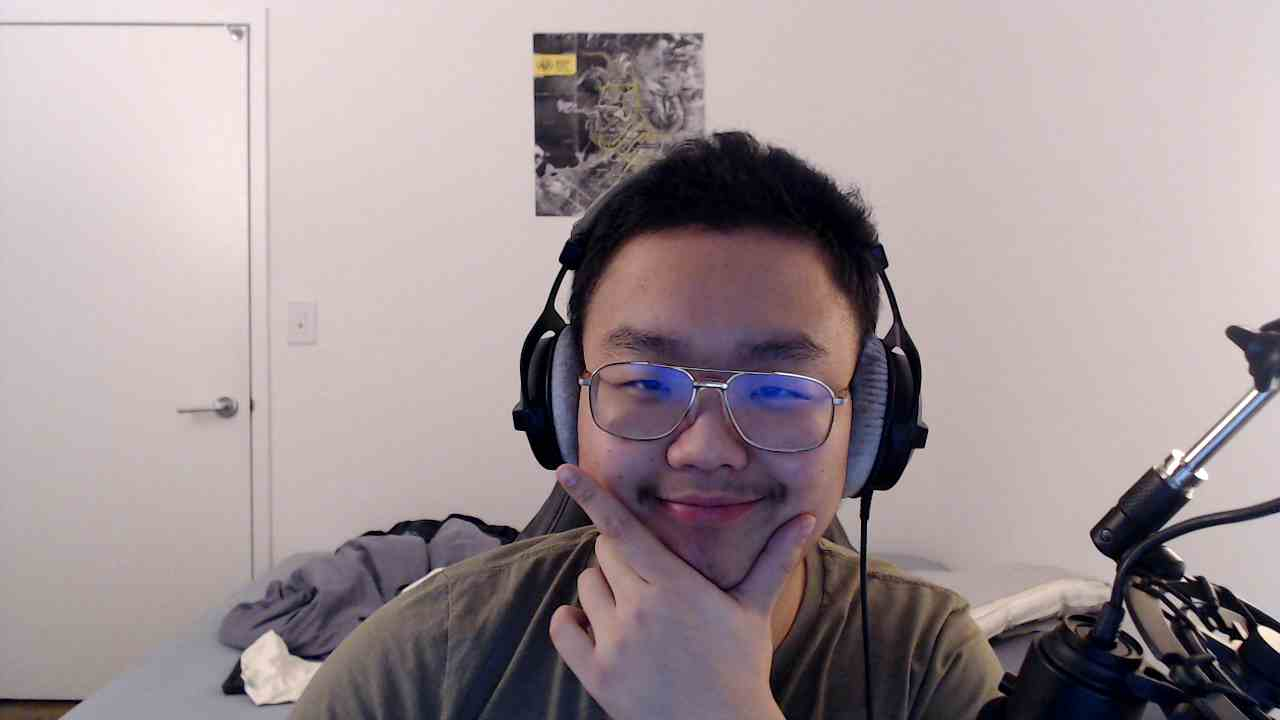
#> input picture chuwei0.jpg, 1280 x 720 px
$ python 4.basicimageoperation.py
#> lines starting #> are read from the running program, lines starting #| are printed output that depends on the picture; after the words box and inside, x2 and y2 are one past the last pixel; in counts of white or black regions, pixels touching at a corner belong together
import numpy as np
import cv2

img = cv2.imread('chuwei0.jpg', cv2.IMREAD_COLOR)
#> img is the input picture: shape (720, 1280, 3); mean B, G, R 150.1, 147.7, 161

# reference a pixel
px = img[55,55]
#> px = [226, 223, 232]

# print color of the pixel
print(px)
#| [226 223 232]

# change color of pixel
img[55,55] = [255,255,255]
#> img: shape (720, 1280, 3); under 0.01% of pixels changed, all inside (x1, y1, x2, y2) = (55, 55, 56, 56)
print(px)
#| [255 255 255]

# region of image (subimage of image)
roi = img[20:50, 20:50]
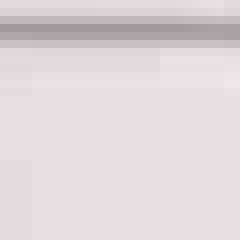
#> roi: shape (30, 30, 3) (shown 8 times larger); mean B, G, R 218.4, 215.4, 224.4
print(roi)
#> (printed output is left out)

# stupid way to draw square
img [100:150, 100:150] = [255,255,255]
#> img: shape (720, 1280, 3); mean B, G, R 150.2, 147.8, 161

# replace one region with another region
watch_face = img[37:111, 107:194]
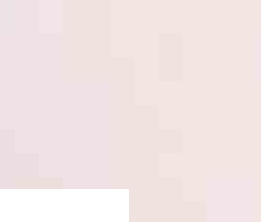
#> watch_face: shape (74, 87, 3) (shown 3 times larger); mean B, G, R 228.7, 228.9, 242.2
img[0:74, 0:87] = watch_face
#> img: shape (720, 1280, 3); mean B, G, R 150.2, 147.9, 161.1


cv2.imshow('image',img)
cv2.waitKey(0)
cv2.destroyAllWindows()
